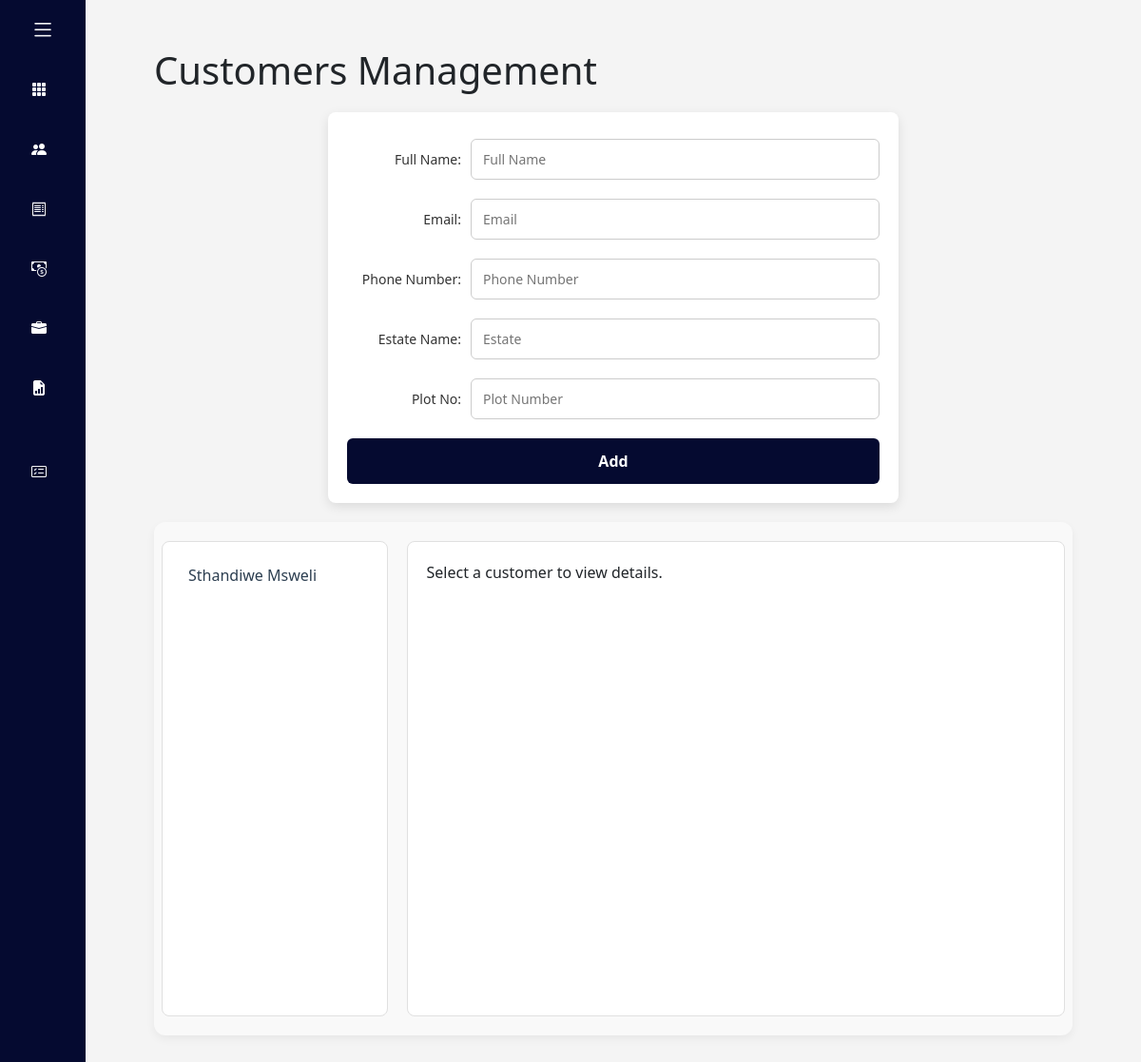
Before: /customer_form with the older database file.
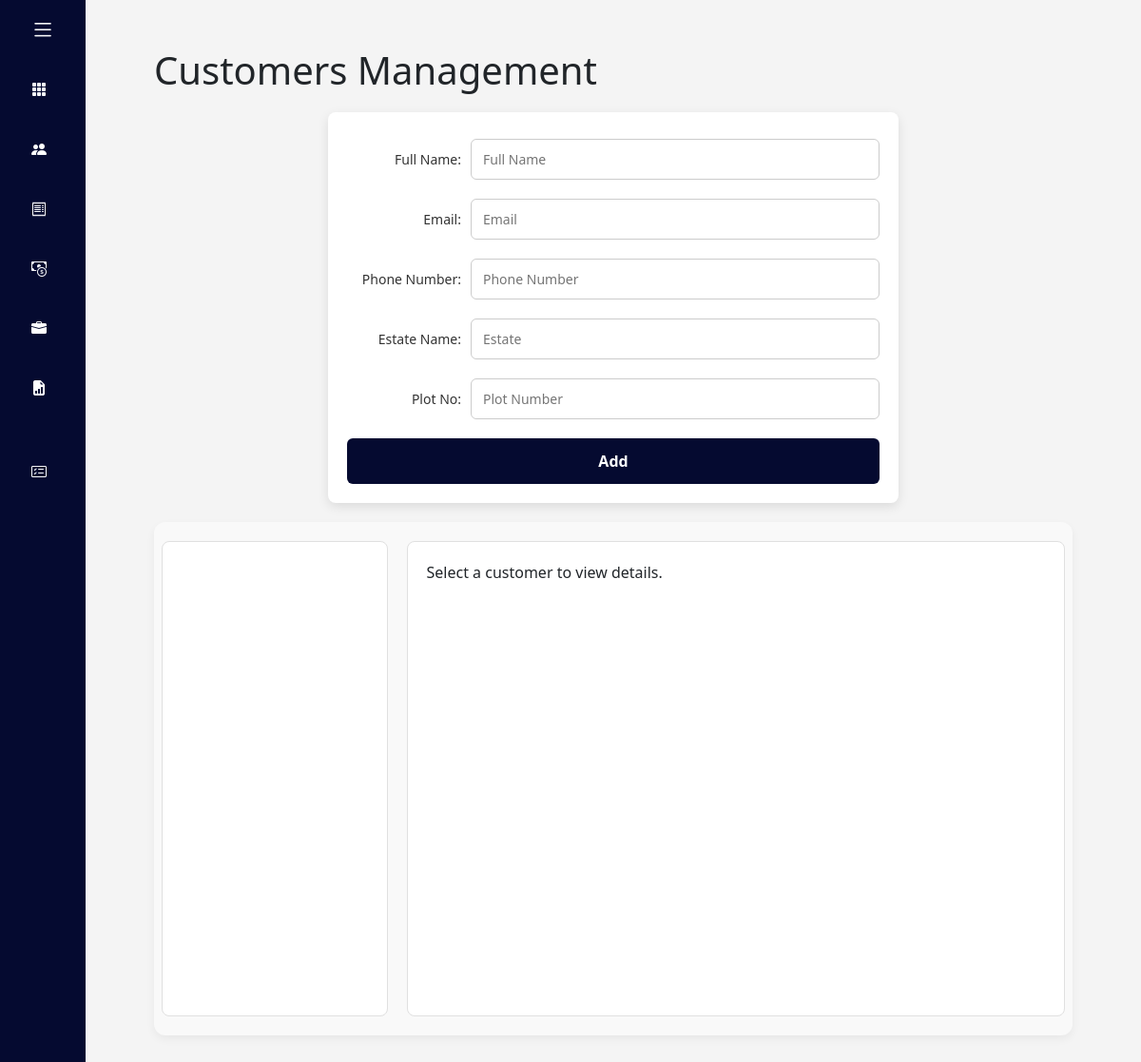
After: the same page with the newer database file.
### bookkeeping/models.py (models this page shows, shortened)
class Customer(models.Model):
    name = models.CharField(max_length=100)
    email = models.EmailField()
    phone_no = models.CharField(max_length=15)
    estate = models.CharField(max_length=100)
    plot_no = models.IntegerField()

### bookkeeping/views.py (the view, shortened to what this page needs)
# urls.py: path("customer_form", views.customers, name="customer_form"),
def customers(request,post_id=None):
    customers_lists = Customer.objects.all()
    if post_id:
        customer = get_object_or_404(Customer, id=post_id)
    else:
        customer = None
    return render(request, "bookkeeping/customers.html", {
        'customers': customers_lists,
        'post': customer
    })

### bookkeeping/templates/bookkeeping/customers.html (shortened to what this page needs)
{% extends "bookkeeping/layout.html" %}
{% block body %}
<div class="customers">
<h1>Customers Management</h1>
<div class="form-container">
<form action="" method="POST">
  <div class="form-group mt-2">
    <label>Full Name:</label>
    <input type="text" id="name" name="name" placeholder="Full Name"
           value="{{ post.name|default:'' }}" />
  </div>
  <div class="form-group mt-2">
    <label>Email:</label>
    <input type="text" id="email" name="email" placeholder="Email"
           value="{{ post.email|default:'' }}" />
  </div>
  <div class="form-group mt-2">
    <label>Phone Number:</label>
    <input type="tel" id="phoneNo" name="phoneNo" placeholder="Phone Number"
           value="{{ post.phone_no|default:'' }}" />
  </div>
  <div class="form-group mt-2">
    <label>Estate Name:</label>
    <input type="text" id="estate" name="estate" placeholder="Estate"
           value="{{ post.estate|default:'' }}" />
  </div>
  <div class="form-group mt-2">
    <label>Plot No:</label>
    <input type="number" id="plot" name="plot" placeholder="Plot Number"
           value="{{ post.plot_no|default:'' }}" />
  </div>
  <button type="submit" class="btn submit-btn">
    {% if post %}Update{% else %}Add{% endif %}
  </button>
</form>
</div>
<div class="nameList">
  <div class="customersList row">
    <div class="names col-3" style="max-height: 500px; overflow-y: auto;">
      <ul>
        {% for names in customers %}
          <li>
            <a href="{% url 'customer_details' names.id %}">
              <p>{{ names.name }}</p>
            </a>
          </li>
        {% endfor %}
      </ul>
    </div>
    <div class="details col-6">
      {% if customer_details %}
        <ul>
          <li>{{ customer_details.email }}</li>
          <li>{{ customer_details.phone_no }}</li>
          <li>{{ customer_details.estate }}</li>
          <li>{{ customer_details.plot_no }}</li>
        </ul>
        <a href="{% url 'customer_delete' customer_details.id %}" class="btn btn-outline-primary">Delete</a>
        <a href="{% url 'customer_form_edit' customer_details.id %}" class="btn btn-outline-primary">Edit</a>
      {% else %}
        <p>Select a customer to view details.</p>
      {% endif %}
    </div>
  </div>
</div>
{% endblock %}

Changed rows visible on the page:
removed Customer: name "Sthandiwe Msweli"
